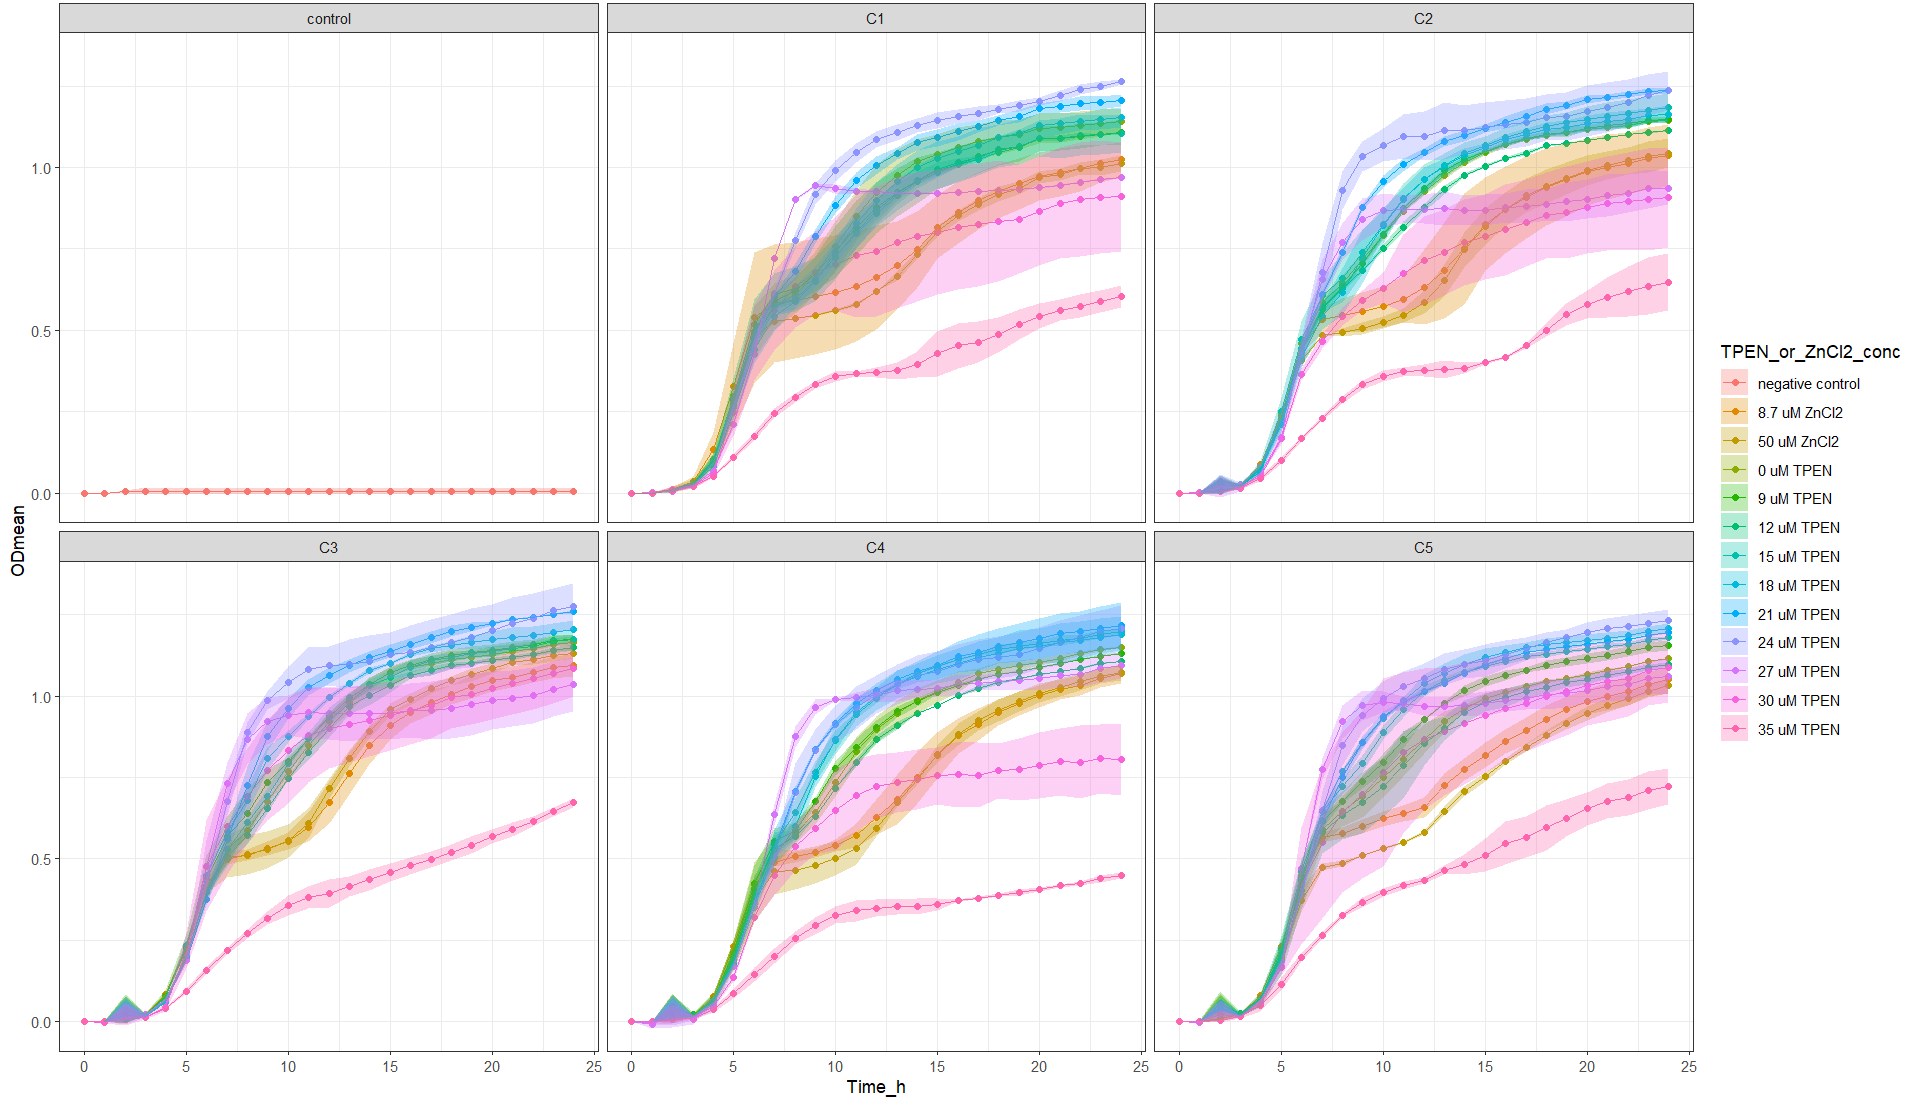

The script that drew this image:
setwd("~/ITQB/Plate readings/Exp32_2plates_17042024")

library(tidyverse)

library(readxl)
Exp32 <- Exp32_2plates_17042024 <- read_excel("Exp32_2plates_17042024_final_final.xlsx")
View(Exp32) 

Exp32_v1 <- Exp32 %>%
  pivot_longer(names_to = "Condition", values_to = "OD_578", cols = -Time_h)
Exp32_v1
View(Exp32_v1)


Exp32_v2 <- separate(Exp32_v1, Condition, 
                     c("Community",
                       "Transfer_medium",
                       "Zn_condition", 
                       "Tech_Repl",
                       "Biol_Repl",
                       "TPEN_or_ZnCl2_conc",
                       "Well_number"), 
                     sep = "_", remove = FALSE,
                     convert = FALSE)
View(Exp32_v2)

Exp32_v2$OD_578 <- as.numeric (Exp32_v2$OD_578) #Because OD_578 values are character

Exp32_v2$TPEN_or_ZnCl2_conc <- factor(Exp32_v2$TPEN_or_ZnCl2_conc, levels = c("nodrug",
                                                                              "1.74",
                                                                              "10",
                                                                              "0",
                                                                              "1.8",
                                                                              "2.4",
                                                                              "3.0",
                                                                              "3.6",
                                                                              "4.2",
                                                                              "4.8",
                                                                              "5.4",
                                                                              "6.0",
                                                                              "7.0"))

Exp32_v2 <- Exp32_v2 %>% mutate(TPEN_or_ZnCl2_conc = recode (TPEN_or_ZnCl2_conc,
                                                    "nodrug" = "control",
                                                    "1.74" = "17.4uM",
                                                    "10" = "50uM",
                                                    "0" = "0uM",
                                                    "1.8" = "9uM",
                                                    "2.4" = "12uM",
                                                    "3.0" = "15uM",
                                                    "3.6" = "18uM",
                                                    "4.2" = "21uM",
                                                    "4.8" = "24uM",
                                                    "5.4" = "27uM",
                                                    "6.0" = "30uM",
                                                    "7.0" = "35uM"))

Exp32_v2$Community <- factor(Exp32_v2$Community, levels = c("control",
                                                            "C1",
                                                            "C2",
                                                            "C3",
                                                            "C4",
                                                            "C5"))

Exp32_v2 %>%
  ggplot(aes(x= Time_h, y=OD_578, color = Tech_Repl)) +
  geom_line() +
  facet_grid (Community ~ TPEN_or_ZnCl2_conc)


Exp32_v3<- Exp32_v2 %>% group_by(Community, Transfer_medium, Zn_condition, Tech_Repl, Biol_Repl, Well_number) %>%
  mutate(blank = Time_h ==0)

View(Exp32_v3)

Exp32_v4 <- Exp32_v3 %>%
  group_by(Community, Transfer_medium, Zn_condition, Tech_Repl, Biol_Repl, Well_number) %>%
  mutate(OD = OD_578 - OD_578[blank]) %>%
  ungroup()


View(Exp32_v4)

#Obtain the mean and sd
Exp32_v5 <- Exp32_v4 %>% group_by(Time_h, Community, TPEN_or_ZnCl2_conc, Zn_condition) %>%
  summarise(ODmean = mean(OD), sdOD = sd(OD), n())

Exp32_v5$Community <- factor(Exp32_v5$Community, levels = c("control",
                                                            "C1",
                                                            "C2",
                                                            "C3",
                                                            "C4",
                                                            "C5"))


Exp32_v5 <- Exp32_v5 %>% mutate(TPEN_or_ZnCl2_conc =  recode (TPEN_or_ZnCl2_conc,
                                                              "control" = "negative control",
                                                              "17.4uM" = "17.4 uM ZnCl2",
                                                              "50uM" = "50 uM ZnCl2",
                                                              "0uM" = "0 uM TPEN",
                                                              "9uM" = "9 uM TPEN",
                                                              "12uM" = "12 uM TPEN",
                                                              "15uM" = "15 uM TPEN",
                                                              "18uM" = "18 uM TPEN",
                                                              "21uM" = "21 uM TPEN",
                                                              "24uM" = "24 uM TPEN",
                                                              "27uM" = "27 uM TPEN",
                                                              "30uM" = "30 uM TPEN",
                                                              "35uM" = "35 uM TPEN"))




Exp32_v5  %>% ggplot(aes(x = Time_h,
                         y = ODmean,
                         color = TPEN_or_ZnCl2_conc,
                         fill = TPEN_or_ZnCl2_conc
)) +
  geom_point() +
  geom_line() +
  geom_ribbon(aes(ymin=ODmean-sdOD, ymax=ODmean+sdOD),
              alpha = 0.3, colour = NA) +
  facet_wrap (Community ~ .) +
  theme_bw()
